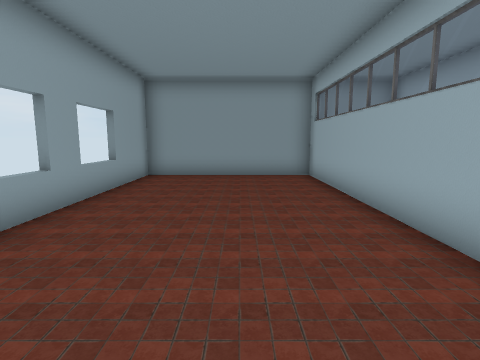
[1] (above)

12 first-person views from a walk through a 3-D level made in the Unity game engine. The camera is 1.3 m above the floor, tilts 8° down and sees 80° across. The floor is counted in squares, 1 m on a side. Each view is taken from the middle of a square. On the plan, view 1 faces up. The plan holds only what a view shows up to about 13 squares ahead; the rest is blank.

[2]
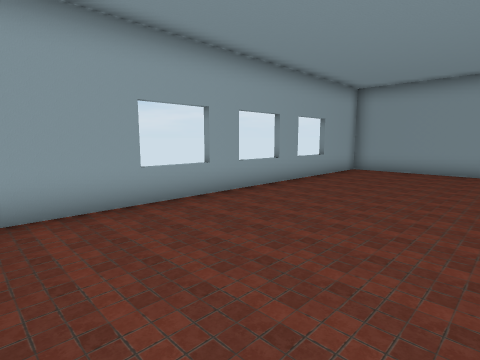

[3]
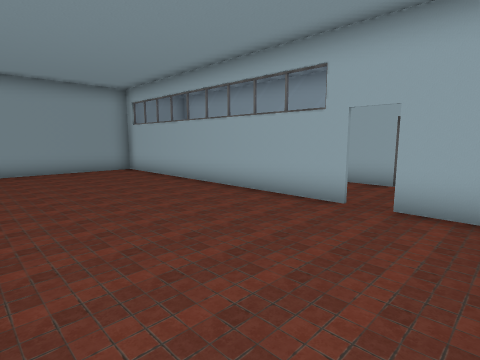

[4]
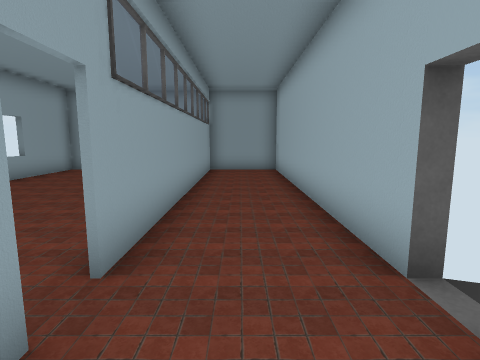

[5]
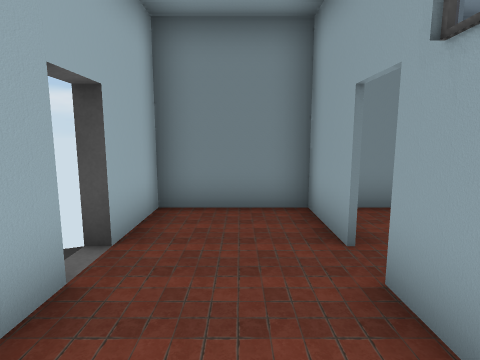

[6]
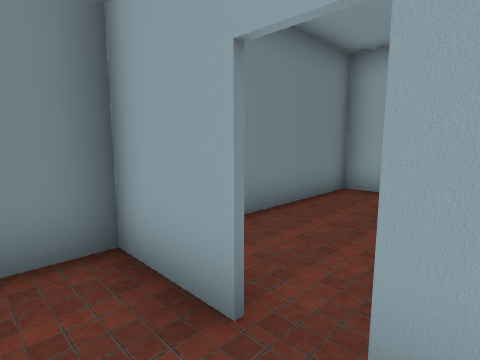

[7]
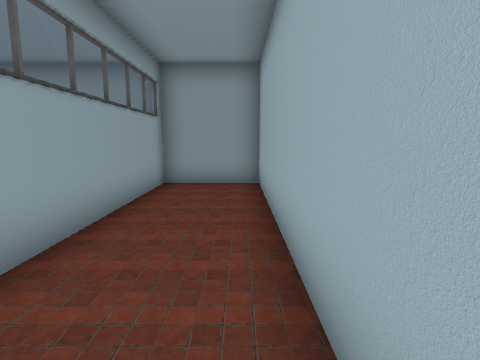

[8]
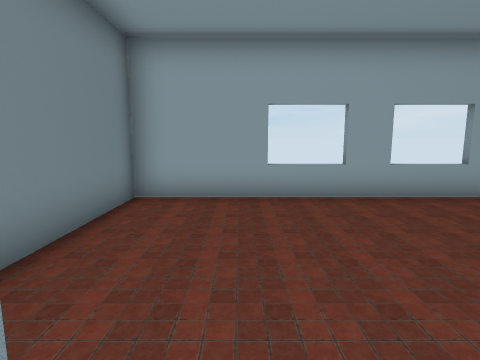

[9]
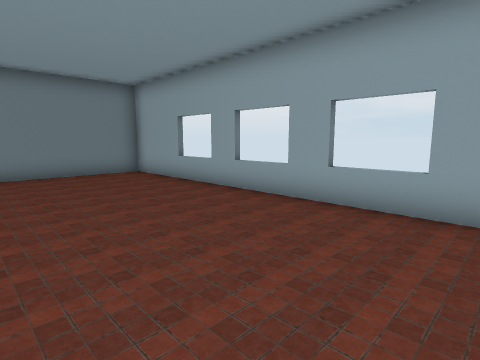

[10]
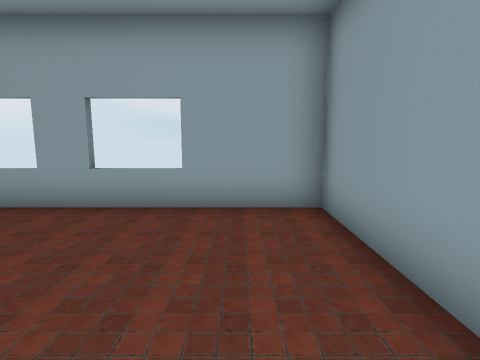

[11]
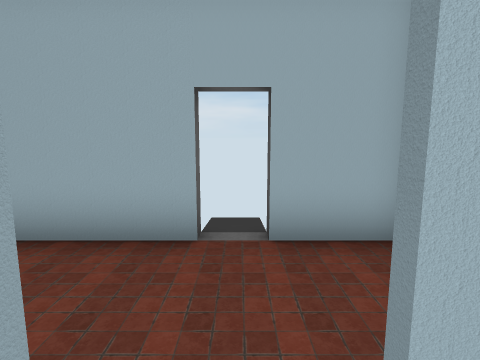

[12]
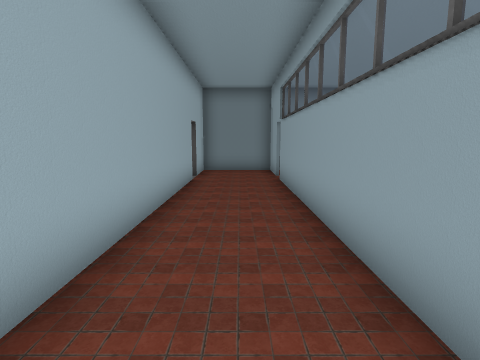

### Floor plan
Points are (right, up) in squares from view 1. A wall is a line through its corners. A room is listed if a view was taken in it or the views show most of it. See-through windows are left out.
Room 1 (views 1, 2, 3, 9, 10, 11)
walls: (2.6, 0.5) (2.6, 10.6); (2.6, -1.6) (2.6, -0.4); (3.1, 10.6) (-3.4, 10.6) (-3.4, -2.4) (3.1, -2.4)
ways out: opening at (3, 0) to room 2
Room 2 (views 4, 5, 6, 7, 8, 12)
walls: (6, 0.6) (5.6, 0.6) (5.6, 10.6) (3.1, 10.6); (2.7, -0.4) (2.7, -2.5); (3.1, -2.4) (5.6, -2.4) (5.6, -0.4) (6, -0.4); (2.7, 10.6) (2.7, 0.5)
ways out: opening at (3, 0) to room 1

Positions as (right, up) in squares from view 1, and headings:
1: (0, 0), facing up
2: (2, -2), facing up-left
3: (-3, -2), facing up-right
4: (4, -2), facing up
5: (4, 3), facing down
6: (4, 1), facing down-left
7: (5, 2), facing up
8: (3, 0), facing left
9: (2, 9), facing down-left
10: (2, 9), facing left
11: (2, 0), facing right
12: (4, 10), facing down
